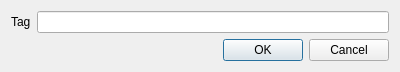
<?xml version="1.0" encoding="UTF-8"?>
<ui version="4.0">
 <class>EditTagDialog</class>
 <widget class="QDialog" name="EditTagDialog">
  <property name="geometry">
   <rect>
    <x>0</x>
    <y>0</y>
    <width>400</width>
    <height>71</height>
   </rect>
  </property>
  <property name="windowTitle">
   <string>Edit tag</string>
  </property>
  <layout class="QVBoxLayout" name="verticalLayout">
   <item>
    <layout class="QFormLayout" name="formLayout">
     <item row="0" column="0">
      <widget class="QLabel" name="label">
       <property name="text">
        <string>Tag</string>
       </property>
      </widget>
     </item>
     <item row="0" column="1">
      <widget class="QLineEdit" name="lineEdit"/>
     </item>
    </layout>
   </item>
   <item>
    <layout class="QHBoxLayout" name="horizontalLayout">
     <item>
      <spacer name="horizontalSpacer">
       <property name="orientation">
        <enum>Qt::Horizontal</enum>
       </property>
       <property name="sizeHint" stdset="0">
        <size>
         <width>40</width>
         <height>20</height>
        </size>
       </property>
      </spacer>
     </item>
     <item>
      <widget class="QPushButton" name="pushButton">
       <property name="text">
        <string>OK</string>
       </property>
      </widget>
     </item>
     <item>
      <widget class="QPushButton" name="pushButton_2">
       <property name="text">
        <string>Cancel</string>
       </property>
      </widget>
     </item>
    </layout>
   </item>
  </layout>
 </widget>
 <tabstops>
  <tabstop>lineEdit</tabstop>
  <tabstop>pushButton</tabstop>
  <tabstop>pushButton_2</tabstop>
 </tabstops>
 <resources/>
 <connections>
  <connection>
   <sender>pushButton</sender>
   <signal>clicked()</signal>
   <receiver>EditTagDialog</receiver>
   <slot>accept()</slot>
   <hints>
    <hint type="sourcelabel">
     <x>272</x>
     <y>55</y>
    </hint>
    <hint type="destinationlabel">
     <x>276</x>
     <y>91</y>
    </hint>
   </hints>
  </connection>
  <connection>
   <sender>pushButton_2</sender>
   <signal>clicked()</signal>
   <receiver>EditTagDialog</receiver>
   <slot>reject()</slot>
   <hints>
    <hint type="sourcelabel">
     <x>350</x>
     <y>53</y>
    </hint>
    <hint type="destinationlabel">
     <x>353</x>
     <y>100</y>
    </hint>
   </hints>
  </connection>
 </connections>
</ui>
